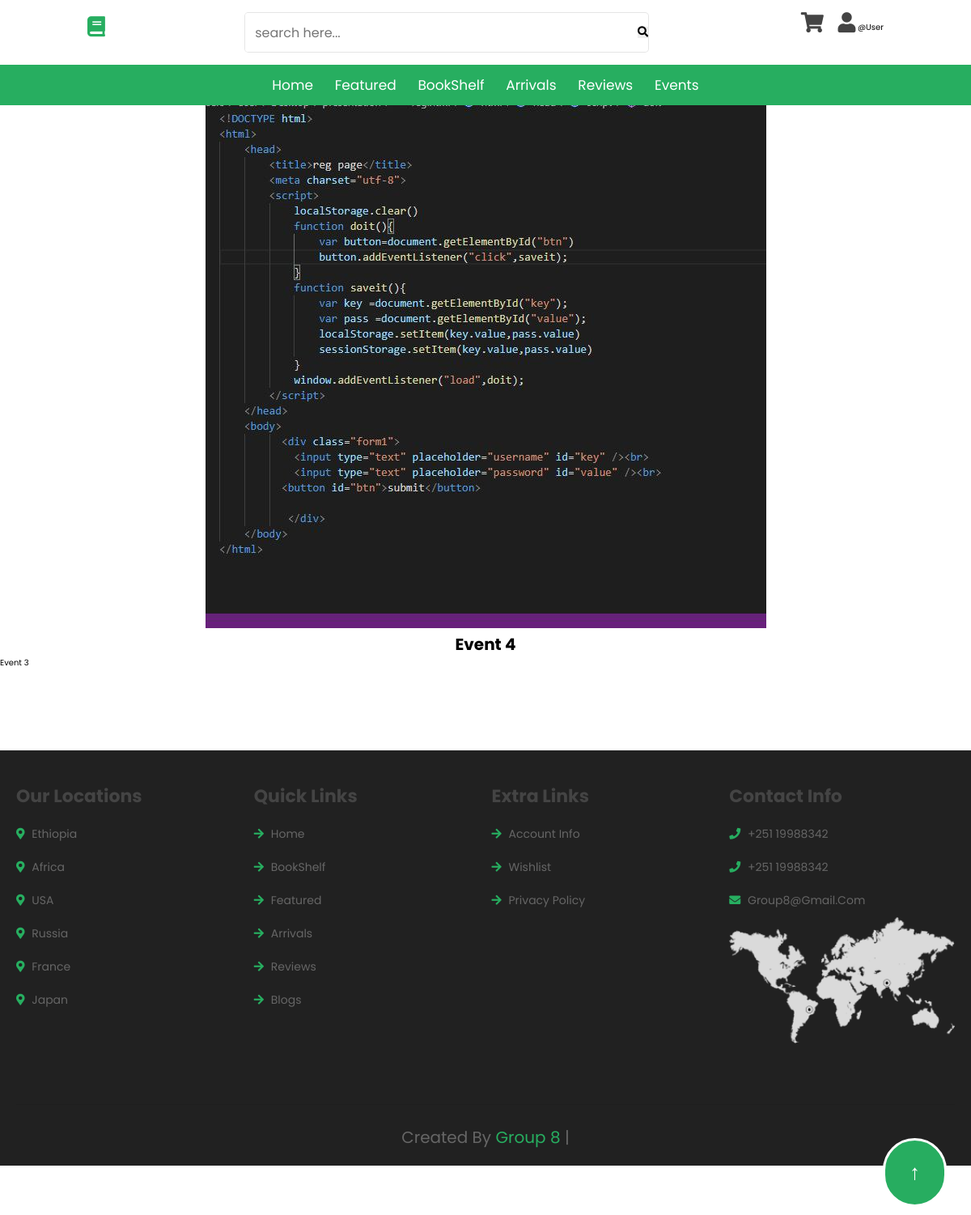
The page /public/events.php?q=event 4 on the database its author committed.
### tables this page shows
CREATE TABLE `event` (
  `ID` int(11) NOT NULL,
  `NAME` varchar(255) NOT NULL,
  `DESCRIPTION` varchar(1024) NOT NULL,
  `IMAGE` varchar(1024) NOT NULL,
  `Status` varchar(10) DEFAULT 'active',
  `CreatedAt` date NOT NULL DEFAULT current_timestamp()
);

### public/events.php (the view, shortened to what this page needs)
<!DOCTYPE html>
<html lang="en">
<head>
</head>
<body>
<?php
include("../inc/nav_bar.php") ;
if(isset($_GET['q']))
{
  $events = $_GET['q'];
  $sql = "SELECT * FROM `event` WHERE NAME='$events' ";
  $ev = mysqli_query($db,$sql);
  $event = mysqli_fetch_assoc($ev);
}
 ?>
<center>
<img src="<?php  echo $event["IMAGE"]  ?>" alt="event picture" srcset="">
<h1> <u><?php  echo $event["NAME"]  ?> </u></h1>
  </center>
<p> <?php  echo $event["DESCRIPTION"]  ?></p>
<?php
include("../inc/footer.php");
 ?>
</body>
</html>

### css/style.css (style rules this page uses)
:root { --green: #27ae60; --dark-color: #219150; --black: #444; --light-color: #666; --border: 0.1rem solid rgba(0, 0, 0, 0.1); --border-hover: 0.1rem solid var(--black); --box-shadow: 0 0.5rem 1rem rgba(0, 0, 0, 0.1); }
* { font-family: "Poppins", sans-serif; margin: 0; padding: 0; box-sizing: border-box; outline: none; border: none; text-decoration: none; text-transform: capitalize; transition: all 0.2s linear; transition: width none; }
html { font-size: 62.5%; overflow-x: hidden; scroll-padding-top: 5rem; scroll-behavior: smooth; }

### rows shown on the page
event: IMAGE (picture), NAME "Event 4", DESCRIPTION "Event 3"
